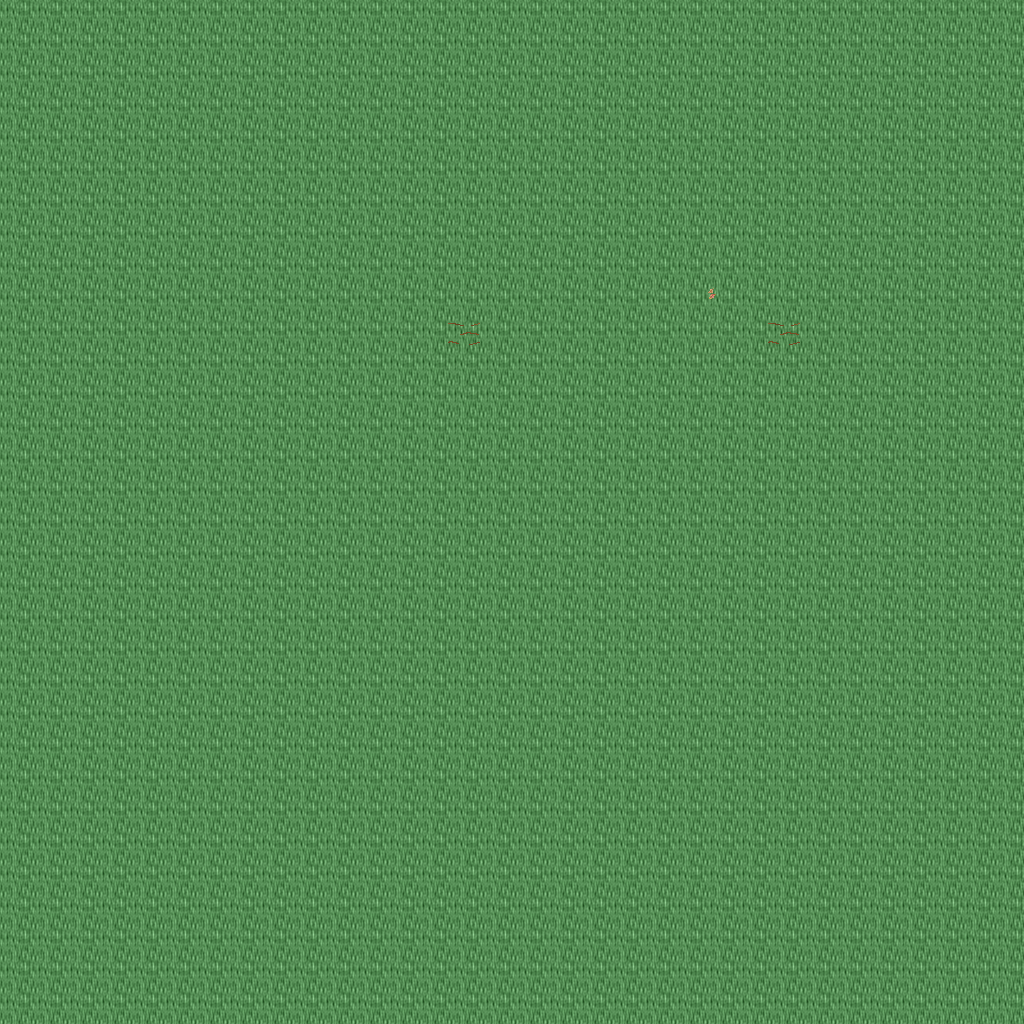

This is a level from a 2D game, rendered from its Tiled map with the project's own tilesets. A one-line summary and the map file follow, with tile-layer data summarised:
An orthogonal 32x32 tile map with 32x32 px tiles, 5 tile layers (Ground, Objects, Objects2, Above, ...), 1 hidden layer not drawn, 50 tilesets.

<map version="1.10" tiledversion="1.11.0" orientation="orthogonal" renderorder="right-down" width="32" height="32" tilewidth="32" tileheight="32" infinite="0" nextlayerid="11" nextobjectid="1">
 <tileset firstgid="1" name="ground_ground" tilewidth="32" tileheight="32" tilecount="33" columns="3">
  <image source="../drawable/ground_ground.png" width="96" height="352" />
 </tileset>
 <tileset firstgid="34" name="building_castle" tilewidth="32" tileheight="32" tilecount="320" columns="20">
  <image source="../drawable/building_castle.png" width="640" height="512" />
 </tileset>
 <tileset firstgid="354" name="furniture_carpet_carpets_2" tilewidth="32" tileheight="32" tilecount="20" columns="4">
  <image source="../drawable/furniture_carpet_carpets_2.png" width="128" height="160" />
 </tileset>
 <tileset firstgid="374" name="ground_indoor_tiles" tilewidth="32" tileheight="32" tilecount="8" columns="2">
  <image source="../drawable/ground_indoor_tiles.png" width="64" height="128" />
 </tileset>
 <tileset firstgid="382" name="building_entrance_int_iron_bars" tilewidth="32" tileheight="32" tilecount="12" columns="3">
  <image source="../drawable/building_entrance_int_iron_bars.png" width="96" height="128" />
 </tileset>
 <tileset firstgid="394" name="plant_bush_hedge" tilewidth="32" tileheight="32" tilecount="35" columns="5">
  <image source="../drawable/plant_bush_hedge.png" width="160" height="224" />
 </tileset>
 <tileset firstgid="429" name="building_church" tilewidth="32" tileheight="32" tilecount="56" columns="8">
  <image source="../drawable/building_church.png" width="256" height="224" />
 </tileset>
 <tileset firstgid="485" name="logic_collision" tilewidth="32" tileheight="32" tilecount="1" columns="1">
  <image source="../drawable/logic_collision.png" width="32" height="32" />
 </tileset>
 <tileset firstgid="486" name="logic_item_vegetable" tilewidth="32" tileheight="32" tilecount="16" columns="8">
  <image source="../drawable/logic_item_vegetable.png" width="256" height="64" />
 </tileset>
 <tileset firstgid="502" name="ground_rock_rocks" tilewidth="32" tileheight="32" tilecount="4" columns="2">
  <image source="../drawable/ground_rock_rocks.png" width="64" height="64" />
 </tileset>
 <tileset firstgid="506" name="item_corpse_huge_animal" tilewidth="32" tileheight="32" tilecount="16" columns="2">
  <image source="../drawable/item_corpse_huge_animal.png" width="64" height="256" />
 </tileset>
 <tileset firstgid="522" name="plant_tree_dead_tree_4" tilewidth="32" tileheight="32" tilecount="20" columns="4">
  <image source="../drawable/plant_tree_dead_tree_4.png" width="128" height="160" />
 </tileset>
 <tileset firstgid="542" name="logic_creature_undead" tilewidth="32" tileheight="32" tilecount="16" columns="8">
  <image source="../drawable/logic_creature_undead.png" width="256" height="64" />
 </tileset>
 <tileset firstgid="558" name="plant_tree_dead_tree_2" tilewidth="32" tileheight="32" tilecount="20" columns="4">
  <image source="../drawable/plant_tree_dead_tree_2.png" width="128" height="160" />
 </tileset>
 <tileset firstgid="578" name="item_gothic_headstone_2" tilewidth="32" tileheight="32" tilecount="3" columns="1">
  <image source="../drawable/item_gothic_headstone_2.png" width="32" height="96" />
 </tileset>
 <tileset firstgid="581" name="building_house_3" tilewidth="32" tileheight="32" tilecount="48" columns="6">
  <image source="../drawable/building_house_3.png" width="192" height="256" />
 </tileset>
 <tileset firstgid="629" name="object_scarecrow" tilewidth="32" tileheight="32" tilecount="2" columns="1">
  <image source="../drawable/object_scarecrow.png" width="32" height="64" />
 </tileset>
 <tileset firstgid="631" name="plant_tree_fall_trees" tilewidth="32" tileheight="32" tilecount="40" columns="8">
  <image source="../drawable/plant_tree_fall_trees.png" width="256" height="160" />
 </tileset>
 <tileset firstgid="671" name="logic_creature_undead_fallen" tilewidth="32" tileheight="32" tilecount="16" columns="8">
  <image source="../drawable/logic_creature_undead_fallen.png" width="256" height="64" />
 </tileset>
 <tileset firstgid="687" name="building_decoration_orbpedestal" tilewidth="32" tileheight="32" tilecount="2" columns="1">
  <image source="../drawable/building_decoration_orbpedestal.png" width="32" height="64" />
 </tileset>
 <tileset firstgid="689" name="ground_rock_rocks_3" tilewidth="32" tileheight="32" tilecount="16" columns="4">
  <image source="../drawable/ground_rock_rocks_3.png" width="128" height="128" />
 </tileset>
 <tileset firstgid="705" name="plant_tree_chestnut_tree" tilewidth="32" tileheight="32" tilecount="20" columns="4">
  <image source="../drawable/plant_tree_chestnut_tree.png" width="128" height="160" />
 </tileset>
 <tileset firstgid="725" name="plant_stump_hollow_logs" tilewidth="32" tileheight="32" tilecount="6" columns="3">
  <image source="../drawable/plant_stump_hollow_logs.png" width="96" height="64" />
 </tileset>
 <tileset firstgid="731" name="logic_creature_golem" tilewidth="32" tileheight="32" tilecount="4" columns="4">
  <image source="../drawable/logic_creature_golem.png" width="128" height="32" />
 </tileset>
 <tileset firstgid="735" name="ground_grass_edges" tilewidth="32" tileheight="32" tilecount="36" columns="12">
  <image source="../drawable/ground_grass_edges.png" width="384" height="96" />
 </tileset>
 <tileset firstgid="771" name="ground_grass_corners" tilewidth="32" tileheight="32" tilecount="24" columns="6">
  <image source="../drawable/ground_grass_corners.png" width="192" height="128" />
 </tileset>
 <tileset firstgid="795" name="ground_water_pool" tilewidth="32" tileheight="32" tilecount="72" columns="3">
  <image source="../drawable/ground_water_pool.png" width="96" height="768" />
 </tileset>
 <tileset firstgid="867" name="ground_earth_edges" tilewidth="32" tileheight="32" tilecount="18" columns="6">
  <image source="../drawable/ground_earth_edges.png" width="192" height="96" />
 </tileset>
 <tileset firstgid="885" name="logic_creature_ent" tilewidth="32" tileheight="32" tilecount="4" columns="4">
  <image source="../drawable/logic_creature_ent.png" width="128" height="32" />
 </tileset>
 <tileset firstgid="889" name="plant_leaves" tilewidth="32" tileheight="32" tilecount="8" columns="4">
  <image source="../drawable/plant_leaves.png" width="128" height="64" />
 </tileset>
 <tileset firstgid="897" name="object_well_hoist" tilewidth="32" tileheight="32" tilecount="9" columns="3">
  <image source="../drawable/object_well_hoist.png" width="96" height="96" />
 </tileset>
 <tileset firstgid="906" name="building_stairs_grey_stone_stairs_down" tilewidth="32" tileheight="32" tilecount="6" columns="3">
  <image source="../drawable/building_stairs_grey_stone_stairs_down.png" width="96" height="64" />
 </tileset>
 <tileset firstgid="912" name="ground_green_paving" tilewidth="32" tileheight="32" tilecount="18" columns="3">
  <image source="../drawable/ground_green_paving.png" width="96" height="192" />
 </tileset>
 <tileset firstgid="930" name="plant_tree_tree_darkgreen" tilewidth="32" tileheight="32" tilecount="88" columns="8">
  <image source="../drawable/plant_tree_tree_darkgreen.png" width="256" height="352" />
 </tileset>
 <tileset firstgid="1018" name="light_dim_light_7x5" tilewidth="32" tileheight="32" tilecount="35" columns="7">
  <image source="../drawable/light_dim_light_7x5.png" width="224" height="160" />
 </tileset>
 <tileset firstgid="1053" name="furniture_light_lamp_bronze" tilewidth="32" tileheight="32" tilecount="3" columns="1">
  <image source="../drawable/furniture_light_lamp_bronze.png" width="32" height="96" />
 </tileset>
 <tileset firstgid="1056" name="light_light_5x5" tilewidth="32" tileheight="32" tilecount="25" columns="5">
  <image source="../drawable/light_light_5x5.png" width="160" height="160" />
 </tileset>
 <tileset firstgid="1081" name="plant_tree_pine_tree" tilewidth="32" tileheight="32" tilecount="20" columns="4">
  <image source="../drawable/plant_tree_pine_tree.png" width="128" height="160" />
 </tileset>
 <tileset firstgid="1101" name="plant_tree_pine_tree_1" tilewidth="32" tileheight="32" tilecount="20" columns="4">
  <image source="../drawable/plant_tree_pine_tree_1.png" width="128" height="160" />
 </tileset>
 <tileset firstgid="1121" name="furniture_chair_bench_wooden" tilewidth="32" tileheight="32" tilecount="8" columns="2">
  <image source="../drawable/furniture_chair_bench_wooden.png" width="64" height="128" />
 </tileset>
 <tileset firstgid="1129" name="plant_flower_flowers_mixed" tilewidth="32" tileheight="32" tilecount="16" columns="4">
  <image source="../drawable/plant_flower_flowers_mixed.png" width="128" height="128" />
 </tileset>
 <tileset firstgid="1145" name="building_thatched_roof_cottage1" tilewidth="32" tileheight="32" tilecount="20" columns="4">
  <image source="../drawable/building_thatched_roof_cottage1.png" width="128" height="160" />
 </tileset>
 <tileset firstgid="1165" name="item_blood_floor_stain" tilewidth="32" tileheight="32" tilecount="1" columns="1">
  <image source="../drawable/item_blood_floor_stain.png" width="32" height="32" />
 </tileset>
 <tileset firstgid="1166" name="item_firewood" tilewidth="32" tileheight="32" tilecount="12" columns="3">
  <image source="../drawable/item_firewood.png" width="96" height="128" />
 </tileset>
 <tileset firstgid="1178" name="item_gothic_headstone_1" tilewidth="32" tileheight="32" tilecount="1" columns="1">
  <image source="../drawable/item_gothic_headstone_1.png" width="32" height="32" />
 </tileset>
 <tileset firstgid="1179" name="item_gothic_tiny_headstone" tilewidth="32" tileheight="32" tilecount="1" columns="1">
  <image source="../drawable/item_gothic_tiny_headstone.png" width="32" height="32" />
 </tileset>
 <tileset firstgid="1180" name="plant_mosses" tilewidth="32" tileheight="32" tilecount="16" columns="4">
  <image source="../drawable/plant_mosses.png" width="128" height="128" />
 </tileset>
 <tileset firstgid="1196" name="building_fence_wooden_brown_fence" tilewidth="32" tileheight="32" tilecount="42" columns="7">
  <image source="../drawable/building_fence_wooden_brown_fence.png" width="224" height="192" />
 </tileset>
 <tileset firstgid="1238" name="logic_creature_undead_skeleton" tilewidth="32" tileheight="32" tilecount="6" columns="6">
  <image source="../drawable/logic_creature_undead_skeleton.png" width="192" height="32" />
 </tileset>
 <tileset firstgid="1244" name="logic_creature_undead_specter" tilewidth="32" tileheight="32" tilecount="6" columns="6">
  <image source="../drawable/logic_creature_undead_specter.png" width="192" height="32" />
 </tileset>
 <layer id="1" name="Ground" width="32" height="32">
  <data>[1024 cells, 1024 non-empty, 1 distinct tile ids]</data>
 </layer>
 <layer id="2" name="Objects" width="32" height="32">
  <data>[1024 cells, 3 non-empty, 2 distinct tile ids]</data>
 </layer>
 <layer id="3" name="Objects2" width="32" height="32">
  <data>[1024 cells, 0 non-empty, 0 distinct tile ids]</data>
 </layer>
 <layer id="4" name="Above" width="32" height="32">
  <data>[1024 cells, 0 non-empty, 0 distinct tile ids]</data>
 </layer>
 <layer id="5" name="Above2" width="32" height="32">
  <data>[1024 cells, 0 non-empty, 0 distinct tile ids]</data>
 </layer>
 <layer id="6" name="Walkable" width="32" height="32" visible="0">
  <data>[1024 cells, 0 non-empty, 0 distinct tile ids]</data>
 </layer>
 <objectgroup id="7" name="Mapevents" />
 <objectgroup id="8" name="Spawn" />
 <objectgroup id="9" name="Keys" />
 <objectgroup id="10" name="Replace" />
</map>
